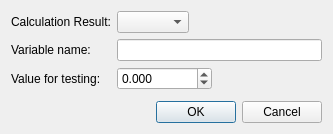
<?xml version="1.0" encoding="UTF-8"?>
<ui version="4.0">
 <class>PostCalculatedResultArgumentEditDialog</class>
 <widget class="QDialog" name="PostCalculatedResultArgumentEditDialog">
  <property name="geometry">
   <rect>
    <x>0</x>
    <y>0</y>
    <width>333</width>
    <height>134</height>
   </rect>
  </property>
  <property name="windowTitle">
   <string>Edit Simple Operation Result Variable</string>
  </property>
  <layout class="QVBoxLayout" name="verticalLayout">
   <item>
    <layout class="QGridLayout" name="gridLayout">
     <item row="0" column="0">
      <widget class="QLabel" name="resultLabel">
       <property name="text">
        <string>Calculation Result:</string>
       </property>
      </widget>
     </item>
     <item row="0" column="1">
      <layout class="QHBoxLayout" name="horizontalLayout">
       <item>
        <widget class="QComboBox" name="resultComboBox"/>
       </item>
       <item>
        <spacer name="horizontalSpacer">
         <property name="orientation">
          <enum>Qt::Horizontal</enum>
         </property>
         <property name="sizeHint" stdset="0">
          <size>
           <width>40</width>
           <height>20</height>
          </size>
         </property>
        </spacer>
       </item>
      </layout>
     </item>
     <item row="1" column="0">
      <widget class="QLabel" name="variableNameLabel">
       <property name="text">
        <string>Variable name:</string>
       </property>
      </widget>
     </item>
     <item row="1" column="1">
      <widget class="QLineEdit" name="variableNameEdit"/>
     </item>
     <item row="2" column="0">
      <widget class="QLabel" name="testValueLabel">
       <property name="text">
        <string>Value for testing:</string>
       </property>
      </widget>
     </item>
     <item row="2" column="1">
      <layout class="QHBoxLayout" name="horizontalLayout_2">
       <item>
        <widget class="QDoubleSpinBox" name="testValueSpinBox">
         <property name="decimals">
          <number>3</number>
         </property>
         <property name="minimum">
          <double>-1000000.000000000000000</double>
         </property>
         <property name="maximum">
          <double>1000000.000000000000000</double>
         </property>
        </widget>
       </item>
       <item>
        <spacer name="horizontalSpacer_2">
         <property name="orientation">
          <enum>Qt::Horizontal</enum>
         </property>
         <property name="sizeHint" stdset="0">
          <size>
           <width>40</width>
           <height>20</height>
          </size>
         </property>
        </spacer>
       </item>
      </layout>
     </item>
    </layout>
   </item>
   <item>
    <spacer name="verticalSpacer">
     <property name="orientation">
      <enum>Qt::Vertical</enum>
     </property>
     <property name="sizeHint" stdset="0">
      <size>
       <width>20</width>
       <height>0</height>
      </size>
     </property>
    </spacer>
   </item>
   <item>
    <widget class="QDialogButtonBox" name="buttonBox">
     <property name="orientation">
      <enum>Qt::Horizontal</enum>
     </property>
     <property name="standardButtons">
      <set>QDialogButtonBox::Cancel|QDialogButtonBox::Ok</set>
     </property>
    </widget>
   </item>
  </layout>
 </widget>
 <resources/>
 <connections>
  <connection>
   <sender>buttonBox</sender>
   <signal>accepted()</signal>
   <receiver>PostCalculatedResultArgumentEditDialog</receiver>
   <slot>accept()</slot>
   <hints>
    <hint type="sourcelabel">
     <x>248</x>
     <y>254</y>
    </hint>
    <hint type="destinationlabel">
     <x>157</x>
     <y>274</y>
    </hint>
   </hints>
  </connection>
  <connection>
   <sender>buttonBox</sender>
   <signal>rejected()</signal>
   <receiver>PostCalculatedResultArgumentEditDialog</receiver>
   <slot>reject()</slot>
   <hints>
    <hint type="sourcelabel">
     <x>316</x>
     <y>260</y>
    </hint>
    <hint type="destinationlabel">
     <x>286</x>
     <y>274</y>
    </hint>
   </hints>
  </connection>
 </connections>
</ui>
